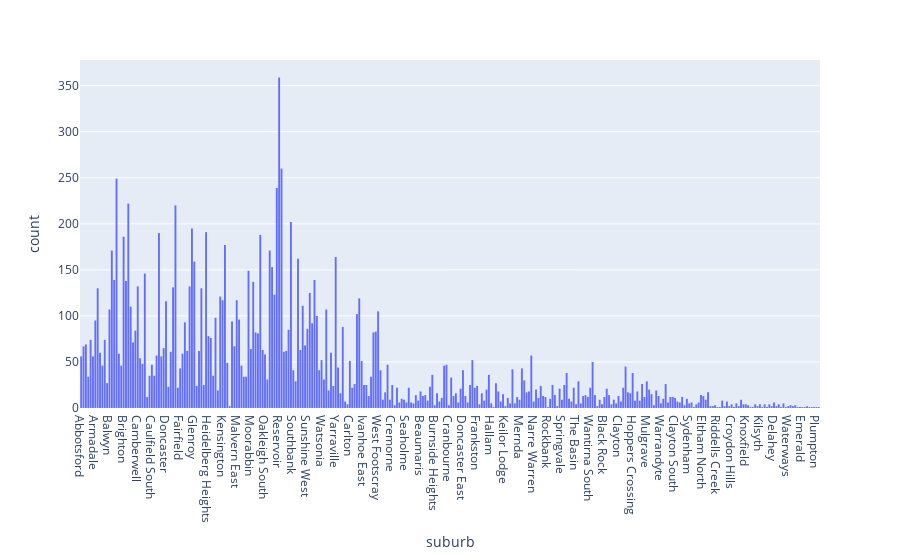

The cell this chart's notebook holds for it:
### Code cell
px.histogram(df, x='suburb')

### Figure 1 — Plotly figure (JSON) as saved in the notebook; plotly's stock layout.template omitted (floating-point values rounded to 4 significant figures; data arrays with more than 128 entries replaced by an {"elided": "..."} marker saying what was removed)
{"data": [{"bingroup": "x", "hovertemplate": "suburb=%{x}<br>count=%{y}<extra></extra>", "legendgroup": "", "marker": {"color": "#636efa", "pattern": {"shape": ""}}, "name": "", "orientation": "v", "showlegend": false, "type": "histogram", "x": {"elided": "13580 str values"}, "xaxis": "x", "yaxis": "y"}], "layout": {"barmode": "relative", "legend": {"tracegroupgap": 0}, "margin": {"t": 60}, "xaxis": {"anchor": "y", "domain": [0, 1], "title": {"text": "suburb"}}, "yaxis": {"anchor": "x", "domain": [0, 1], "title": {"text": "count"}}}}
